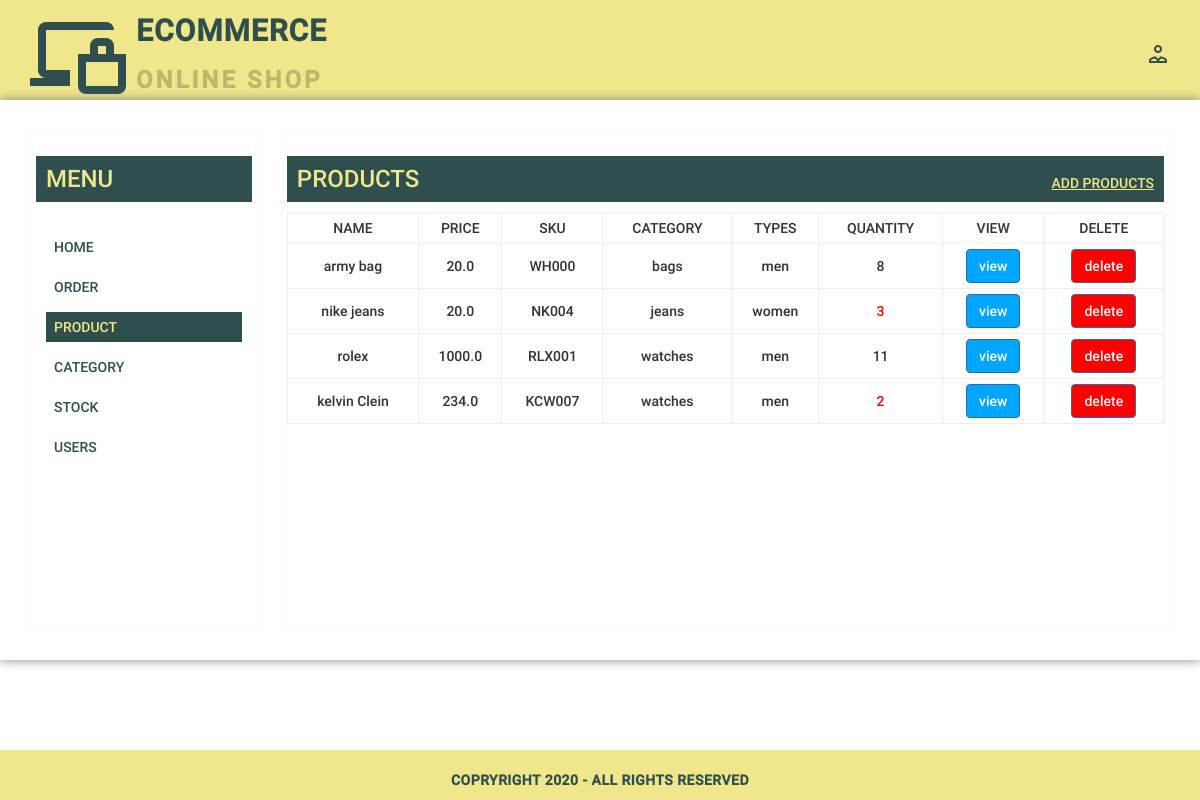
/admin/products, run on an earlier commit of the app's database.
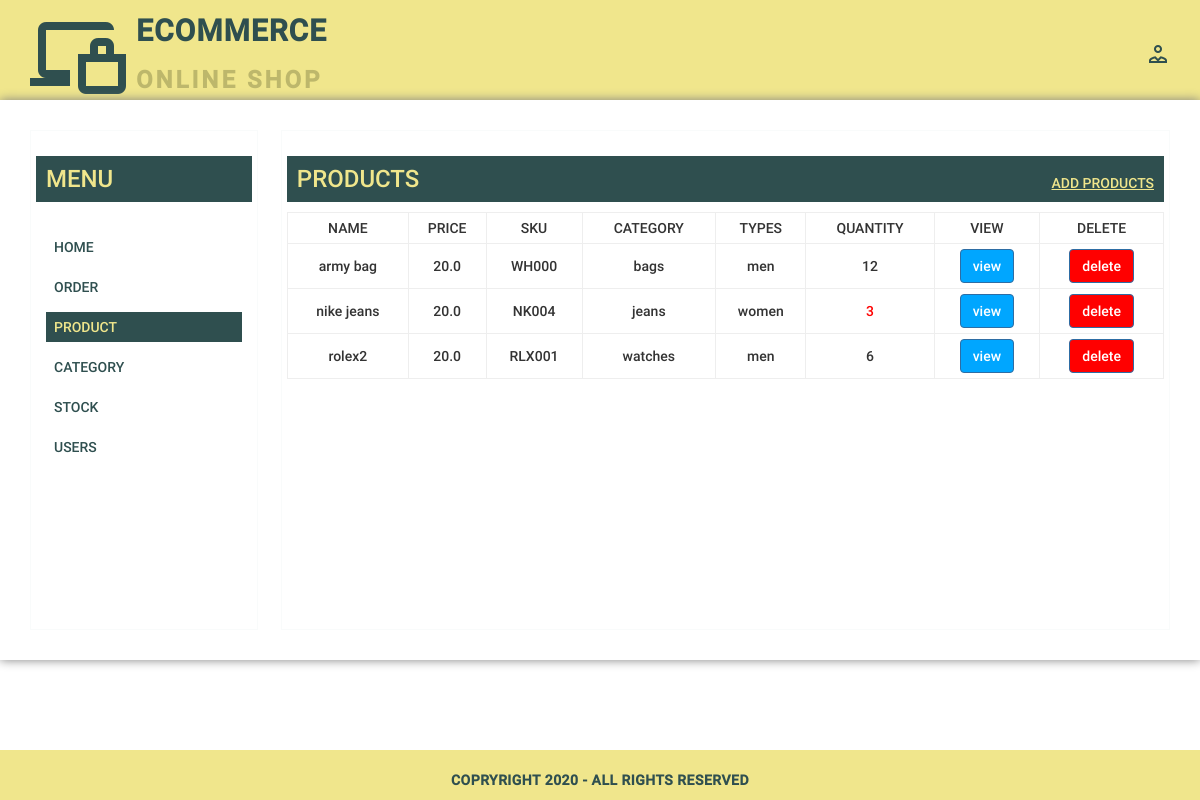
And on a later commit of the database.
### project/admin/models.py (models this page shows, shortened)
class Product(db.Model):
    id = db.Column(db.Integer, primary_key=True)
    name = db.Column(db.String(50), unique=True, nullable=False)
    sku = db.Column(db.String(50), nullable=False, default="WH000")
    price = db.Column(db.Float, nullable=False)
    categories = db.relationship('Category', secondary='product_category', backref='products')
    category_types = db.relationship('Category_type', secondary='product_category_type', backref='products')
    quantity = db.Column(db.Integer, default=0)
    description = db.Column(db.String(120), nullable=False)
    image = db.Column(db.String(20), nullable=True)
    date_added = db.Column(db.DateTime, nullable=False, default=datetime.utcnow)
    update_on = db.Column(db.DateTime, nullable=False, default=datetime.utcnow, onupdate=datetime.utcnow)

class Category(db.Model):
    id = db.Column(db.Integer, primary_key=True)
    name = db.Column(db.String(50), unique=True, nullable=False)
    cat_type = db.Column(db.String, db.ForeignKey('category_type.name'))

class Category_type(db.Model):
    id = db.Column(db.Integer, primary_key=True)
    name = db.Column(db.String(50), unique=True, nullable=False)

### project/admin/routes.py (the view)
@admin_routes.route("/admin/products", methods=["GET", "POST"])
def products():
    products = Product.query.all()
    return render_template("admin/products.html", products=products)

### project/templates/admin/products.html (shortened to what this page needs)
{% extends "admin/layout.html" %}
{% block css %}
    <link rel="stylesheet" href="style.css">
{% endblock css %}
{% block body %}
	<header>
		<div class="container">
			<div class="brand">
				<div class="logo">
					<a href="index.html">
						<img src="{{url_for('static', filename='img/icons/online_shopping.png')}}">
						<div class="logo-text">
							<p class="big-logo">Ecommerce</p>
							<p class="small-logo">online shop</p>
						</div>
					</a>
				</div>
				<div class="shop-icon">
					<div class="dropdown">
						<img src="{{ url_for('static', filename='img/icons/account.png') }}">
					</div>
				</div>
			</div>
		</div>
	</header>
	<main>
		<div class="main-content">
			<div class="sidebar">
				<h3>Menu</h3>
				<ul>
					<li><a href="/admin">Home</a></li>
					<li><a href="/admin/order">Order</a></li>
					<li><a class="active" href="{{url_for('admin_routes.products')}}">Product</a></li>
					<li><a href="/admin/category">Category</a></li>
					<li><a href="/admin/stock">Stock</a></li>
					<li><a href="">Users</a></li>
				</ul>
			</div>
			<div class="content">
				<h3>Products <a href="{{url_for('admin_routes.add_product')}}" style="float: right; margin-top: 1rem;
                    color: #F0E68C; text-decoration: underline;">add products</a></h3>
				<div class="content-detail">
					<table>
						<thead>
							<tr>
								<th>Name</th>
								<th>Price</th>
								<th>SKU</th>
								<th>Category</th>
								<th>Types</th>
								<th>Quantity</th>
								<th>View</th>
								<th>Delete</th>
							</tr>
						</thead>
						<tbody>
                            {% for product in products %}
							<tr>
								<td>{{ product.name }}</td>
								<td>{{ product.price }}</td>
								<td>{{ product.sku }}</td>
								<td>
                                    {% for category in product.categories %}
                                        {{ category.name }}
                                    {% endfor %}
                                </td>
								<td>
                                    {% for cat_type in product.category_types %}
                                        {{ cat_type.name }}
                                    {% endfor %}
                                </td>
								{% if product.quantity <= 5 %}
                                    <td style="color: red;">{{ product.quantity }}</td>
                                    {% else %}
                                        <td>{{ product.quantity }}</td>
                                {% endif %}
								<td>
									<a href="{{url_for('admin_routes.view_product', id=product.id)  }}"><button type="submit" class="btn btn-primary" style="background-color: rgb(0, 166, 255);">view</button></a>
								</td>
								<td>
									<a href="{{url_for('admin_routes.delete_product', id=product.id)  }}"><button type="submit" value="{{product.id}}" class="btn btn-primary" style="background-color: red;">delete</button></a>
								</td>
							</tr>
                            {% endfor %}
						</tbody>
					</table>
				</div>
			</div>
		</div>
	</main>
{% endblock %}

What changed in the data, as far as the page shows it:
removed Product: name "rolex", price "1000.0", sku "RLX001", quantity "11", {{ product.id }} 3 (drawn), Category (name "watches"), Category_type (name "men")
removed Product: name "kelvin Clein", price "234.0", sku "KCW007", quantity "2", {{ product.id }} 4 (drawn), Category (name "watches"), Category_type (name "men")
changed Product "army bag": quantity "8" → "12"
added Product: name "rolex2", price "20.0", sku "RLX001", quantity "6", {{ product.id }} 4 (drawn), Category (name "watches"), Category_type (name "men")
